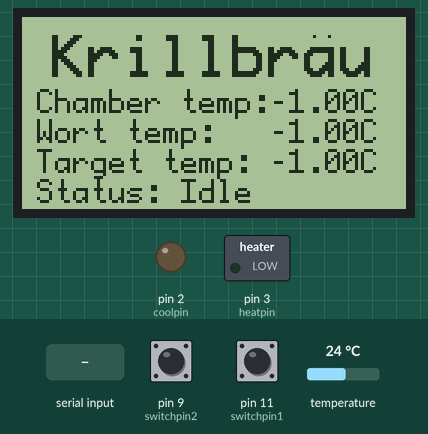
This sketch was run on a simulated Arduino Uno, built with avr-gcc and run on an emulated ATmega328P. Parts: 128×64 one-colour display, switched loads named in the sketch (green lamp = pin HIGH), output pins drawn as LEDs (lit = HIGH). The test bench sets the inputs (shaded band); at power-on: pin 9 (switchpin2) HIGH, temperature 24 °C, pin 11 (switchpin1) HIGH. EEPROM starts erased; what the sketch prints to the serial monitor is not drawn.

Above: at 1.3 s.
1.4 s: pin 9 (switchpin2) pulled LOW for 3.2 s
At 5.8 s:
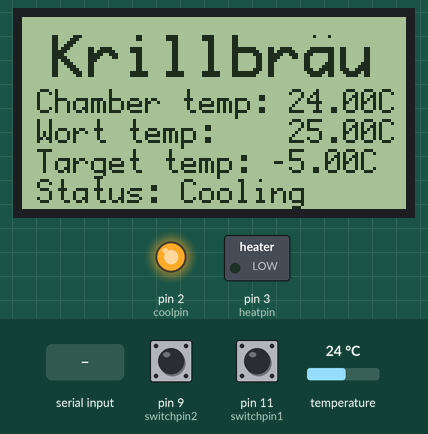
6.7 s: temperature set to 12 °C
At 9.1 s:
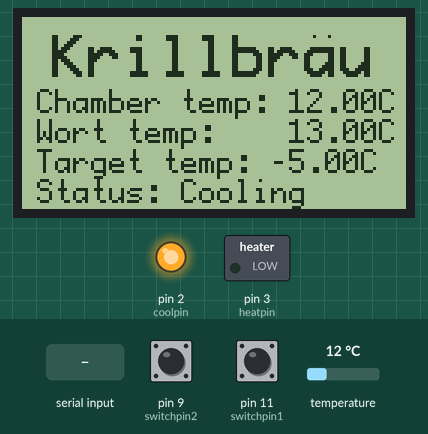
9.4 s: pin 11 (switchpin1) pulled LOW for 3.2 s
At 13.5 s:
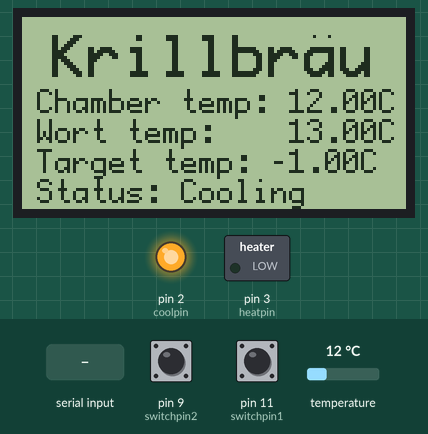
14.1 s: "Idle" received over Serial
At 15.7 s:
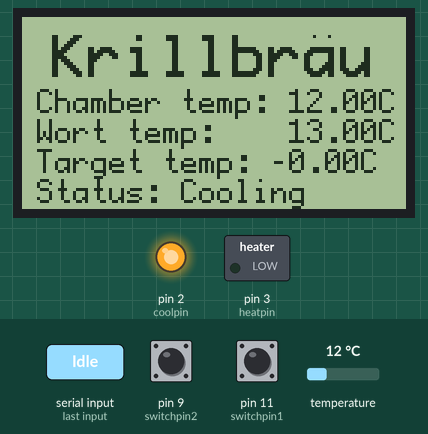
16.9 s: temperature set to 19 °C
At 19.3 s:
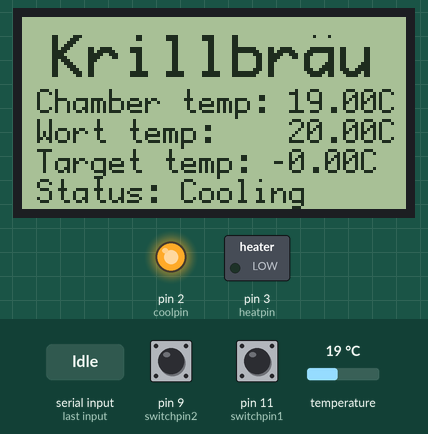
19.6 s: temperature set to 28 °C
At 22.0 s:
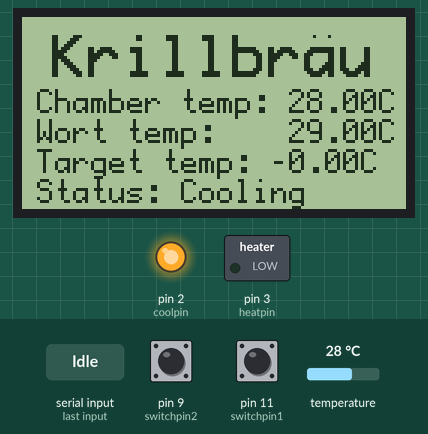
Timing chart, 0 to 23.4 s (numbered marks = the images above; inputs shaded):
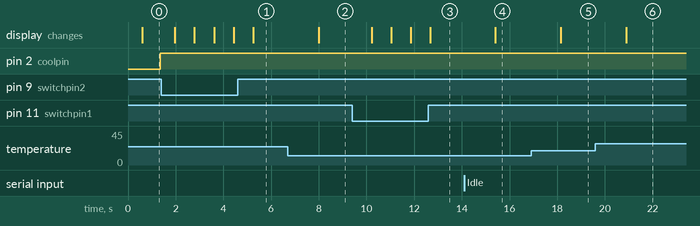

The sketch:

tempcontroller.ino
```cpp
/*

 Master arduino, communicates with the ethernet slave over serial.

 Handles a connected ST7920 display - two OneWire temperature sensors and interfaces to a relay board controlling the compressor/heater.
 Two switches connected to control target temperature.
 Sends status updates and is capable of recieving a new target temperature over serial.


 Serial packet structure
 Status from master to slave: s[temp1 as ascii 00.00],[temp2 as ascii 00.00],[targettemp as ascii 00.00],[Current action as byte - 0 = idle - 1 = cooling - 2 = heating]e
 new temp slave -> master: t[ascii 00.00]e


 Temp sensor datasheet:
 http://datasheets.maximintegrated.com/en/ds/DS18B20.pdf


 Arduino pinout:

 0: RX Slave
 1: TX Slave

 Pin 2: Cooling relay
 Pin 3: Heating relay

 Pin 5: Display E - SCK
 Pin 6: Display RS - CS
 Pin 7: Display R/W - MOSI

 Pin 11: Switch connected to ground
 Pin 9: Switch connected to ground

 Pin 10: Onewire temp sensor

 */

#define MOSIpin 7
#define CSpin 6
#define SCKpin 5

#define coolpin 2
#define heatpin 3

#define switchpin1 11
#define switchpin2 9


#include <OneWire.h>
#include <U8glib.h>
#include <EEPROM.h>


// Display lib init
U8GLIB_ST7920_128X64_1X u8g(SCKpin, MOSIpin, CSpin);

// Onewire init
OneWire onewire(10); // 4.7K pullup on pin

byte sensAddr1[8];
byte sensAddr2[8];

const float sensAddr2Adjustment = 1;

String curraction = "Idle";

void setup() {
  pinMode(coolpin, OUTPUT);
  pinMode(heatpin, OUTPUT);

  pinMode(switchpin1, INPUT_PULLUP);
  pinMode(switchpin2, INPUT_PULLUP);

  Serial.begin(115200); // U8Glib does NOT work if Serial isn't called

  // Find sensor and select

  onewire.reset_search();
  onewire.search(sensAddr1);
  onewire.search(sensAddr2);

}


void loop() {
  static float targettemp;
  targettemp = readeepromonce(targettemp);

  static float currtemp1 = targettemp;
  static float currtemp2 = targettemp;

  initTempReading();

  drawloop(currtemp1, currtemp2, targettemp);

  targettemp = watchInputsFor(750, targettemp);  // temp reading takes 750 ms

  currtemp1 = readTemp(sensAddr1);
  currtemp2 = readTemp(sensAddr2) + sensAddr2Adjustment;

  regulateRelays(currtemp1, targettemp, currtemp2);

  sendStatus(currtemp1, currtemp2, targettemp);

  targettemp = readSerial(targettemp);
}


//////////////////////////////////////////////////////////////////////////////////////////////////////////////////////////////////////////////////////////////

// Called in case of critical error, stops program and shuts down relays
void panic(String x) {

  // Turn off both relays
  digitalWrite(coolpin, LOW);
  digitalWrite(heatpin, LOW);

  u8g.firstPage();
  do {
    u8g.setFont(u8g_font_helvR08);
    u8g.setPrintPos(5, 10);
    u8g.print("PANIC, Reason:");
    u8g.setPrintPos(5, 25);
    u8g.print(x);
  }
  while( u8g.nextPage() );

  while (1) {
  }
}

// Sends command to initialize a reading
void initTempReading() {
  onewire.reset();
  onewire.select(sensAddr1);
  onewire.write(0x44); // init temp reading

  onewire.reset();
  onewire.select(sensAddr2);
  onewire.write(0x44); // init temp reading
}


// Reads the sensor scratchpad and returns temperature in celsius.
float readTemp(byte addr[8]) {
  byte onewireIncData[8];
  onewire.reset();
  onewire.select(addr);
  onewire.write(0xBE); //command to read memory

  for (int i=0; i<9; i++) {
    onewireIncData[i] = onewire.read();
  }


  // Fail if CRC mismatches enough times
  static int failcount;
  if (OneWire::crc8(onewireIncData,8) != onewireIncData[8]) {
    failcount = failcount + 10;
    if (failcount > 200) {
      panic("CRC Mismatch");
    }
  }
  failcount--;
  if (failcount < 0) {
    failcount = 0;
  }


  byte tempbyte[2];
  tempbyte[0] = onewireIncData[1];
  tempbyte[1] = onewireIncData[0];

  int tempraw;
  tempraw = tempbyte[1] | tempbyte[0] << 8;

  float currtemp;
  currtemp = tempraw * 0.0625; // see sensor datasheet for multiplier


  return currtemp;
}


void drawloop(float currtemp1, float currtemp2, float targettemp) {
  u8g.firstPage();
  do {
    draw(currtemp1, currtemp2, targettemp);
  }
  while( u8g.nextPage() );
}


// All draw commands go in here
void draw(float currtemp1, float currtemp2, float targettemp) {

  u8g.setFont(u8g_font_profont22);

  u8g.setPrintPos(10, 20);
  u8g.print("Krillbrau");

  u8g.drawPixel(102,6);
  u8g.drawPixel(97,6);

  u8g.setFont(u8g_font_profont12);

  u8g.setPrintPos(5, 32);
  if (currtemp2 >= 0) {
    u8g.print("Chamber temp: ");
  }
  else {
    u8g.print("Chamber temp:");
  }
  u8g.print(currtemp1);
  u8g.print("C");

  u8g.setPrintPos(5, 42);
  if (currtemp2 >= 0) {
    u8g.print("Wort temp:    ");
  }
  else {
    u8g.print("Wort temp:   ");
  }
  u8g.print(currtemp2);
  u8g.print("C");

  u8g.setPrintPos(5, 52);
  if (targettemp >= 0) {
    u8g.print("Target temp:  ");
  }
  else {
    u8g.print("Target temp: ");
  }
  u8g.print(targettemp);
  u8g.print("C");

  u8g.setPrintPos(5, 62);
  u8g.print("Status: ");
  u8g.print(curraction);

}


float watchInputsFor(int x, float targettemp) {
  unsigned long starttime = millis();

  while (starttime + x > millis()) {
    if (digitalRead(switchpin1) == LOW) { // Debounce
      delay(100);
      if (digitalRead(switchpin1) == LOW) {
        targettemp = targettemp + 1;
        if (targettemp > 40) {
          targettemp = 40;
        }
        writeeeprom(targettemp);
        delay(100);
        return targettemp;
      }
    }

    if (digitalRead(switchpin2) == LOW) { // Debounce
      delay(100);
      if (digitalRead(switchpin2) == LOW) {
        targettemp = targettemp - 1;
        if (targettemp < -30) {
          targettemp = -30;
        }
        writeeeprom(targettemp);
        delay(100);
        return targettemp;
      }
    }
  }
  return targettemp;
}

float readeepromonce(float currtarget) {
  static boolean read = 0;
  if (read > 0) {
    return currtarget;
  }
  char data;
  data = EEPROM.read(0);
  float retval;
  retval = float(data);
  read++;
  return retval;
}

void writeeeprom(float floatTemp) {
  char charTemp;
  charTemp = char(floatTemp);
  char oldData;
  oldData = EEPROM.read(0);

  if (oldData == charTemp) { // Do nothing if new temp matches stored temp
    return;
  }

  EEPROM.write(0, charTemp);
}


void regulateRelays(float currtemp, float targettemp, float worttemp) {
  float tolerancestop = -0.3;
  float tolerancestart = 1.5;

  if (currtemp > targettemp + tolerancestop) { // Stop heater
    digitalWrite(heatpin, LOW);
  }

  if (currtemp < targettemp - tolerancestop) {  // Stop compressor
    digitalWrite(coolpin, LOW);
  }

  if (currtemp < targettemp - tolerancestart) {  //Start heater
    if (targettemp < worttemp) {
    } else {
      digitalWrite(heatpin, HIGH);
    }
  }

  if (currtemp > targettemp + tolerancestart) {  // Start compressor
    if (worttemp < targettemp) {
    } else {
      digitalWrite(coolpin, HIGH);
    }
  }


  if (digitalRead(heatpin) == HIGH && digitalRead(coolpin) == HIGH) { // This should never happen, panic
    panic("Both relays active");
  }

  if (digitalRead(coolpin) == HIGH) {
    curraction = "Cooling";
  }
  if (digitalRead(heatpin) == HIGH) {
    curraction = "Heating";
  }
  if (digitalRead(coolpin) == LOW && digitalRead(heatpin) == LOW) {
    curraction = "Idle";
  }
}

void sendStatus(float temp1, float temp2, float targettemp) {
  Serial.print("s");
  Serial.print(temp1);
  Serial.print(",");
  Serial.print(temp2);
  Serial.print(",");
  Serial.print(targettemp);
  Serial.print(",");

  if (curraction == "Idle") {
    Serial.print("0");
  }
  if (curraction == "Cooling") {
    Serial.print("1");
  }
  if (curraction == "Heating") {
    Serial.print("2");
  }
  Serial.print("e");
}

float readSerial(float origTemp) {

  if (Serial.available() > 40) { // Serial buffer filling up, this should never happen. Empty it.
    while (Serial.available()) {
      Serial.read();
    }
  }


  if (Serial.available() > 0) {
    if (Serial.peek() == 116) {   // Ascii, 116 = t

      Serial.read();   // Throw away start char
      float newTemp = Serial.parseFloat();
      Serial.read();   // Throw away end char

      if (newTemp < -30) {
        newTemp = -30;
      }
      if (newTemp > 40) {
        newTemp = 40;
      }

      if (newTemp == origTemp) {
        return origTemp;
      }
      writeeeprom(newTemp);
      return newTemp;
    }
  }
  else {

    while (Serial.available()) { // There is serial data available but it does not start with a known char, empty buffer.
      Serial.read();
    }

    return origTemp;
  }
}
```

Measured:
- after the input at 1.4 s, the display: first differs from a run without the input after 1.4 s (image 1 shows a later state)
- after the input at 6.7 s, the display: changes after 1.3 s (image 2)
- after the input at 9.4 s, the display: first changes after 0.82 s (image 3 shows a later state)
- after the input at 14.1 s, the display: changes after 1.3 s (image 4)
- after the input at 16.9 s, the display: changes after 1.3 s (image 5)
- after the input at 19.6 s, the display: changes after 1.3 s (image 6)
